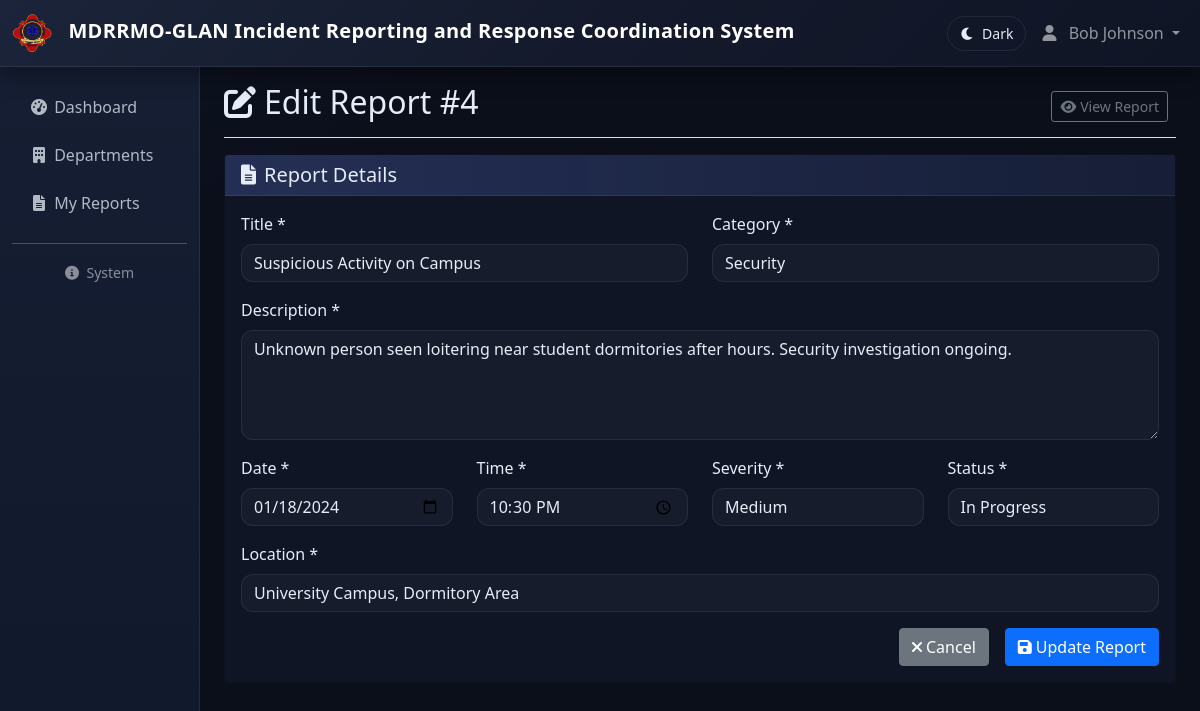
The app's page /reports/edit.php?id=4 (signed in), older data.
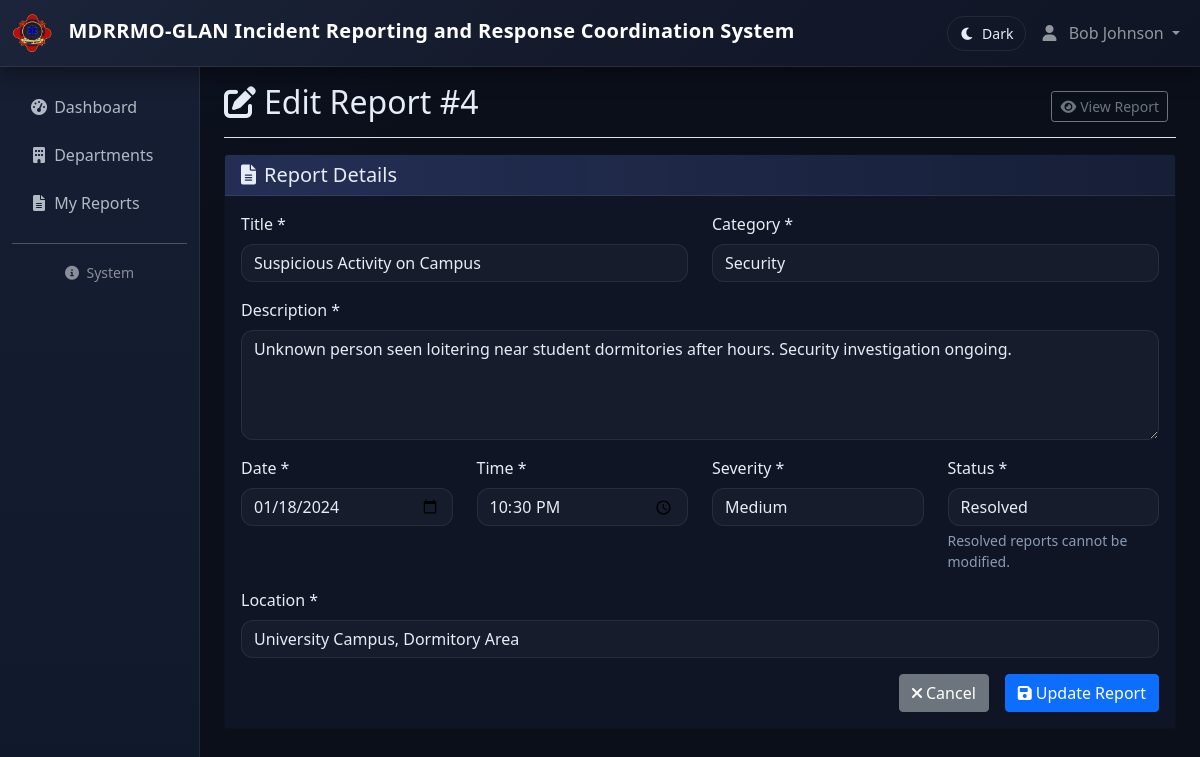
The same page, newer data.
### tables this page shows
CREATE TABLE IF NOT EXISTS `incident_reports` (
  `id` int NOT NULL AUTO_INCREMENT,
  `title` varchar(255) NOT NULL,
  `description` text NOT NULL,
  `incident_date` date NOT NULL,
  `incident_time` time NOT NULL,
  `location` varchar(255) NOT NULL,
  `severity_level` enum('Low','Medium','High','Critical') NOT NULL,
  `category` enum('Fire','Accident','Security','Medical','Emergency','Other') NOT NULL,
  `reported_by` int NOT NULL,
  `organization_id` int NOT NULL,
  `status` enum('Pending','In Progress','Resolved','Closed') DEFAULT 'Pending',
  `created_at` timestamp NULL DEFAULT CURRENT_TIMESTAMP,
  PRIMARY KEY (`id`),
  KEY `idx_incident_reports_organization` (`organization_id`),
  KEY `idx_incident_reports_reported_by` (`reported_by`),
  KEY `idx_incident_reports_status` (`status`),
  KEY `idx_incident_reports_date` (`incident_date`)
);

### reports/edit.php (the view, shortened to what the changed rows need)
<?php
$report_id = $_GET['id'] ?? 0;
$database = new Database();
$db = $database->getConnection();
$query = "SELECT * FROM incident_reports WHERE id = ?";
$stmt = $db->prepare($query);
$stmt->execute([$report_id]);
$report = $stmt->fetch();
include '../views/header.php';
?>
<div class="container-fluid">
    <div class="row">
        <main class="col-md-9 ms-sm-auto col-lg-10 px-md-4 main-content">
            <div class="d-flex justify-content-between flex-wrap flex-md-nowrap align-items-center pt-3 pb-2 mb-3 border-bottom">
                <h1 class="h2">
                    <i class="fas fa-edit me-2"></i>Edit Report #<?php echo $report['id']; ?>
                </h1>
                <div class="btn-toolbar mb-2 mb-md-0">
                    <div class="btn-group me-2">
                    </div>
                </div>
            </div>
            <div class="card">
                <div class="card-body">
                    <form method="POST" class="needs-validation" novalidate>
                        <div class="row">
                            <div class="col-md-6">
                                <div class="mb-3">
                                    <label for="title" class="form-label">Title *</label>
                                    <input type="text" class="form-control" id="title" name="title"
                                           value="<?php echo htmlspecialchars($report['title']); ?>" required>
                                </div>
                            </div>
                            <div class="col-md-6">
                                <div class="mb-3">
                                    <label for="category" class="form-label">Category *</label>
                                    <select class="form-select" id="category" name="category" required>
                                        <option value="Security" <?php echo $report['category'] == 'Security' ? 'selected' : ''; ?>>Security</option>
                                    </select>
                                </div>
                            </div>
                        </div>
                        <div class="mb-3">
                            <label for="description" class="form-label">Description *</label>
                            <textarea class="form-control" id="description" name="description" rows="4" required><?php echo htmlspecialchars($report['description']); ?></textarea>
                        </div>
                        <div class="row">
                            <div class="col-md-3">
                                <div class="mb-3">
                                    <label for="incident_date" class="form-label">Date *</label>
                                    <input type="date" class="form-control" id="incident_date" name="incident_date"
                                           value="<?php echo $report['incident_date']; ?>" required>
                                </div>
                            </div>
                            <div class="col-md-3">
                                <div class="mb-3">
                                    <label for="incident_time" class="form-label">Time *</label>
                                    <input type="time" class="form-control" id="incident_time" name="incident_time"
                                           value="<?php echo $report['incident_time']; ?>" required>
                                </div>
                            </div>
                            <div class="col-md-3">
                                <div class="mb-3">
                                    <label for="severity_level" class="form-label">Severity *</label>
                                    <select class="form-select" id="severity_level" name="severity_level" required>
                                        <option value="Medium" <?php echo $report['severity_level'] == 'Medium' ? 'selected' : ''; ?>>Medium</option>
                                    </select>
                                </div>
                            </div>
                            <div class="col-md-3">
                                <div class="mb-3">
                                    <label for="status" class="form-label">Status *</label>
                                    <?php
                                    $statusOptions = [];
                                    if ($report['status'] === 'Resolved') {
                                        $statusOptions = ['Resolved' => 'Resolved'];
                                    } elseif ($report['status'] === 'Pending') {
                                        $statusOptions = ['Pending' => 'Pending'];
                                    } else {
                                        $statusOptions = [
                                            'In Progress' => 'In Progress',
                                            'Resolved' => 'Resolved',
                                            'Closed' => 'Closed'
                                        ];
                                    }
                                    ?>
                                    <select class="form-select" id="status" name="status" required <?php echo $report['status'] === 'Resolved' ? 'disabled' : ''; ?>>
                                        <?php foreach ($statusOptions as $value => $label): ?>
                                            <option value="<?php echo $value; ?>" <?php echo $report['status'] == $value ? 'selected' : ''; ?>><?php echo $label; ?></option>
                                        <?php endforeach; ?>
                                    </select>
                                    <?php if ($report['status'] === 'Resolved'): ?>
                                        <div class="form-text text-muted">Resolved reports cannot be modified.</div>
                                    <?php elseif ($report['status'] === 'Pending'): ?>
                                        <div class="form-text text-muted">Approve the queue to move this to In Progress.</div>
                                    <?php endif; ?>
                                </div>
                            </div>
                        </div>
                        <div class="mb-3">
                            <label for="location" class="form-label">Location *</label>
                            <input type="text" class="form-control" id="location" name="location"
                                   value="<?php echo htmlspecialchars($report['location']); ?>" required>
                        </div>
                    </form>
                </div>
            </div>
        </main>
    </div>
</div>
<?php include '../views/footer.php'; ?>

Row changes from the older to the newer data that the page shows:
changed incident_reports "Suspicious Activity on Campus": status "In Progress" → "Resolved"
Text that changed along with them:
text now shown: "Resolved reports cannot be modified."
